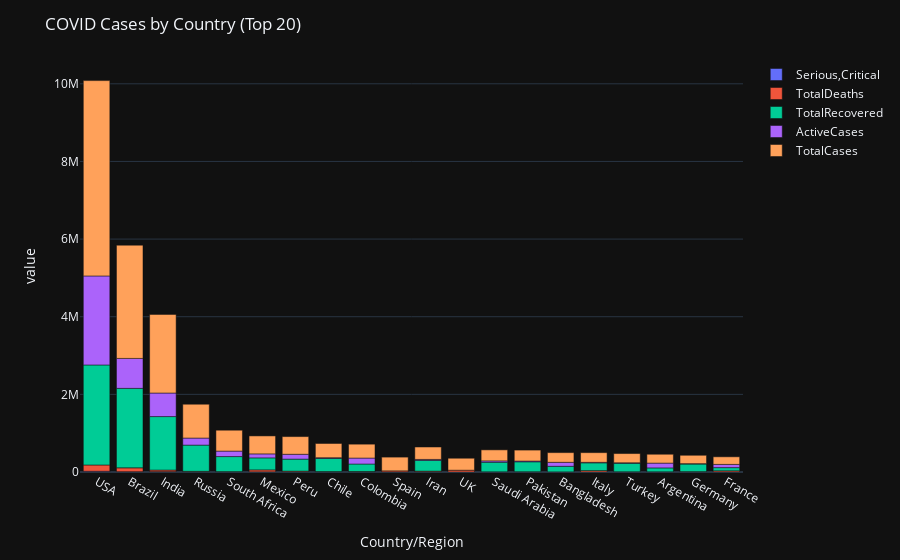

Notebook cell for this chart:
### Code cell
colors = ['#FF6347', '#DC143C', '#32CD32', '#FFD700', '#1E90FF']

fig = px.bar(worldometer_data.iloc[0:20], 
             x='Country/Region', 
             y=['Serious,Critical', 'TotalDeaths', 'TotalRecovered', 'ActiveCases', 'TotalCases'])

fig.update_layout(
    legend_title=None,  
    colorway=colors,    
    title='COVID Cases by Country (Top 20)',
    template='plotly_dark'
)

fig.show()

### Figure 1 — Plotly figure (JSON) as saved in the notebook; plotly's stock layout.template omitted (floating-point values rounded to 4 significant figures)
{"data": [{"alignmentgroup": "True", "hovertemplate": "variable=Serious,Critical<br>Country/Region=%{x}<br>value=%{y}<extra></extra>", "legendgroup": "Serious,Critical", "marker": {"color": "#636efa", "pattern": {"shape": ""}}, "name": "Serious,Critical", "offsetgroup": "Serious,Critical", "orientation": "v", "showlegend": true, "textposition": "auto", "type": "bar", "x": ["USA", "Brazil", "India", "Russia", "South Africa", "Mexico", "Peru", "Chile", "Colombia", "Spain", "Iran", "UK", "Saudi Arabia", "Pakistan", "Bangladesh", "Italy", "Turkey", "Argentina", "Germany", "France"], "xaxis": "x", "y": [18296, 8318, 8944, 2300, 539, 3987, 1426, 1358, 1493, 617, 4156, 73, 1915, 809, null, 42, 580, 1150, 236, 384], "yaxis": "y"}, {"alignmentgroup": "True", "hovertemplate": "variable=TotalDeaths<br>Country/Region=%{x}<br>value=%{y}<extra></extra>", "legendgroup": "TotalDeaths", "marker": {"color": "#EF553B", "pattern": {"shape": ""}}, "name": "TotalDeaths", "offsetgroup": "TotalDeaths", "orientation": "v", "showlegend": true, "textposition": "auto", "type": "bar", "x": ["USA", "Brazil", "India", "Russia", "South Africa", "Mexico", "Peru", "Chile", "Colombia", "Spain", "Iran", "UK", "Saudi Arabia", "Pakistan", "Bangladesh", "Italy", "Turkey", "Argentina", "Germany", "France"], "xaxis": "x", "y": [162804, 98644, 41638, 14606, 9604, 50517, 20424, 9889, 11939, 28500, 17976, 46413, 3055, 6035, 3306, 35187, 5798, 4251, 9252, 30312], "yaxis": "y"}, {"alignmentgroup": "True", "hovertemplate": "variable=TotalRecovered<br>Country/Region=%{x}<br>value=%{y}<extra></extra>", "legendgroup": "TotalRecovered", "marker": {"color": "#00cc96", "pattern": {"shape": ""}}, "name": "TotalRecovered", "offsetgroup": "TotalRecovered", "orientation": "v", "showlegend": true, "textposition": "auto", "type": "bar", "x": ["USA", "Brazil", "India", "Russia", "South Africa", "Mexico", "Peru", "Chile", "Colombia", "Spain", "Iran", "UK", "Saudi Arabia", "Pakistan", "Bangladesh", "Italy", "Turkey", "Argentina", "Germany", "France"], "xaxis": "x", "y": [2576668, 2047660, 1377384, 676357, 387316, 308848, 310337, 340168, 192355, null, 277463, null, 247089, 256058, 143824, 201323, 220546, 99852, 196200, 82460], "yaxis": "y"}, {"alignmentgroup": "True", "hovertemplate": "variable=ActiveCases<br>Country/Region=%{x}<br>value=%{y}<extra></extra>", "legendgroup": "ActiveCases", "marker": {"color": "#ab63fa", "pattern": {"shape": ""}}, "name": "ActiveCases", "offsetgroup": "ActiveCases", "orientation": "v", "showlegend": true, "textposition": "auto", "type": "bar", "x": ["USA", "Brazil", "India", "Russia", "South Africa", "Mexico", "Peru", "Chile", "Colombia", "Spain", "Iran", "UK", "Saudi Arabia", "Pakistan", "Bangladesh", "Italy", "Turkey", "Argentina", "Germany", "France"], "xaxis": "x", "y": [2292707, 771258, 606387, 180931, 141264, 103325, 124648, 16614, 153416, null, 24678, null, 34082, 19770, 102521, 12694, 10921, 124092, 9758, 82861], "yaxis": "y"}, {"alignmentgroup": "True", "hovertemplate": "variable=TotalCases<br>Country/Region=%{x}<br>value=%{y}<extra></extra>", "legendgroup": "TotalCases", "marker": {"color": "#FFA15A", "pattern": {"shape": ""}}, "name": "TotalCases", "offsetgroup": "TotalCases", "orientation": "v", "showlegend": true, "textposition": "auto", "type": "bar", "x": ["USA", "Brazil", "India", "Russia", "South Africa", "Mexico", "Peru", "Chile", "Colombia", "Spain", "Iran", "UK", "Saudi Arabia", "Pakistan", "Bangladesh", "Italy", "Turkey", "Argentina", "Germany", "France"], "xaxis": "x", "y": [5032179, 2917562, 2025409, 871894, 538184, 462690, 455409, 366671, 357710, 354530, 320117, 308134, 284226, 281863, 249651, 249204, 237265, 228195, 215210, 195633], "yaxis": "y"}], "layout": {"autosize": true, "barmode": "relative", "colorway": ["#FF6347", "#DC143C", "#32CD32", "#FFD700", "#1E90FF"], "legend": {"title": {}, "tracegroupgap": 0}, "margin": {"t": 60}, "title": {"text": "COVID Cases by Country (Top 20)"}, "xaxis": {"anchor": "y", "autorange": true, "domain": [0, 1], "range": [-0.5, 19.5], "title": {"text": "Country/Region"}, "type": "category"}, "yaxis": {"anchor": "x", "autorange": true, "domain": [0, 1], "range": [0, 10613320], "title": {"text": "value"}, "type": "linear"}}}
